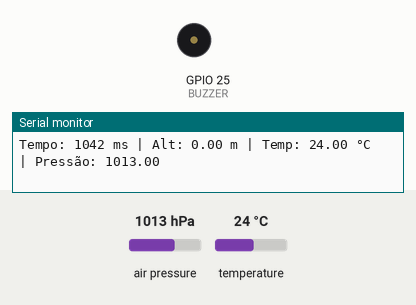
A sketch run on a simulated ESP32. Shown: buzzer (waves = sounding), the last lines printed to the serial monitor. The inputs (shaded band) are chosen by the test bench; at power-on: air pressure 1013 hPa, temperature 24 °C. Storage starts empty.

Above: at 8.7 s.
8.8 s: air pressure set to 1025 hPa
At 10.63 s:
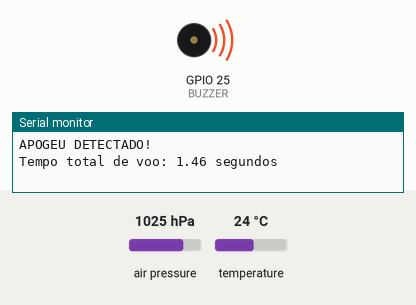
Timing chart, 0 to 12.9 s (numbered marks = the images above; inputs shaded):
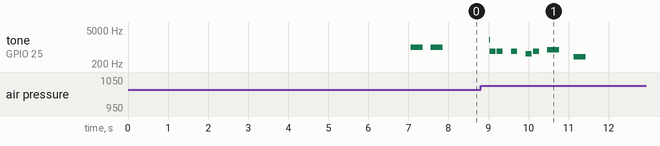

Measured:
- after the input at 8.8 s, tone on GPIO 25 (BUZZER): plays 2000 Hz for 0.01 s, 660 Hz for 0.15 s, 660 Hz for 0.15 s, 660 Hz for 0.15 s, 520 Hz for 0.15 s, 660 Hz for 0.15 s … (8 notes in this stretch), starting after 0.22 s
- by itself, tone on GPIO 25 (BUZZER): alternates 1000 Hz for 0.30 s and silent for 0.20 s, 4 changes in all, then stays silent

The sketch:

foguete_um_estagio__2_.ino
```cpp
#include <Adafruit_BMP280.h>
#include <LittleFS.h>
#include <Wire.h>

// ========== PINOS ==========
#define BUZZER 25
// SERVO_PIN removido: não há mais separação de estágio nem
// acionamento de paraquedas pelo ESP32 (ejeção agora é mecânica/independente)

// ========== MELODIA (Super Mario) ==========
int notas[] = {
  660, 660, 0, 660, 0, 520, 660, 0,
  784, 0, 392, 0
};
int duracoes[] = {
  150, 150, 150, 150, 150, 150, 150, 150,
  300, 300, 300, 300
};

// ========== OBJETOS ==========
Adafruit_BMP280 bmp;
File arquivo;

// ========== VARIÁVEIS DE VOO ==========
float pressaoReferencia = 1013.25;   // será atualizada no setup com a pressão real
float altitudeBase = 0;
float altitudeAtual = 0;
float altitudeAnterior = 0;
float altitudeMaxima = 0;
int contadorQueda = 0;
const int QUEDAS_PARA_APOGEU = 3;
const float DELTA_APOGEU = 1.0;       // 1 metro de queda para considerar
bool apogeuDetectado = false;
bool pousou = false;
unsigned long tempoInicio = 0;
int numeroVoo = 0;                    // para gerar nome único do arquivo

// ========== DETECÇÃO DE DECOLAGEM ==========
// Serve para marcar no CSV onde termina a espera (chave ligada, foguete
// ainda na base) e começa o voo de fato (depois de puxar a cordinha).
bool decolagemDetectada = false;
int contadorSubida = 0;
const int SUBIDAS_PARA_DECOLAGEM = 3;     // leituras seguidas confirmando subida
const float DELTA_DECOLAGEM = 1.5;        // metros de subida em relação à base para considerar decolagem

// ========== FUNÇÃO PARA TOCAR MELODIA ==========
void tocarMelodia() {
  int totalNotas = sizeof(notas) / sizeof(notas[0]);
  for (int i = 0; i < totalNotas; i++) {
    if (notas[i] == 0) {
      noTone(BUZZER);
    } else {
      tone(BUZZER, notas[i], duracoes[i]);
    }
    delay(duracoes[i] + 30);
    noTone(BUZZER);
  }
}

// ========== SETUP ==========
void setup() {
  Serial.begin(115200);
  delay(3000);

  pinMode(BUZZER, OUTPUT);
  // Servo removido: nada para anexar/posicionar aqui

  Wire.begin(21, 22);

  // Inicializa BMP280
  Serial.println("Iniciando BMP280...");
  if (!bmp.begin(0x77)) {
    Serial.println("BMP280 NAO encontrado! Verifique a ligacao.");
    while (1);
  }
  Serial.println("BMP280 OK!");

  bmp.setSampling(Adafruit_BMP280::MODE_NORMAL,
                  Adafruit_BMP280::SAMPLING_X1,
                  Adafruit_BMP280::SAMPLING_X1,
                  Adafruit_BMP280::FILTER_OFF,
                  Adafruit_BMP280::STANDBY_MS_500);

  // Inicializa LittleFS
  if (!LittleFS.begin(true)) {
    Serial.println("Erro ao iniciar LittleFS!");
    while (1);
  }
  Serial.println("LittleFS OK!");

  // Gera nome único para o arquivo (voo_0.csv, voo_1.csv, ...)
  // Lê o último número usado de um arquivo de controle
  File controle = LittleFS.open("/contador.txt", "r");
  if (controle) {
    numeroVoo = controle.parseInt();
    controle.close();
  }
  numeroVoo++;
  controle = LittleFS.open("/contador.txt", "w");
  if (controle) {
    controle.println(numeroVoo);
    controle.close();
  }

  String nomeArquivo = "/voo_" + String(numeroVoo) + ".csv";
  arquivo = LittleFS.open(nomeArquivo.c_str(), "w");
  if (arquivo) {
    arquivo.println("tempo_ms,altitude_m,temperatura_c,pressao_hpa,status");
    Serial.print("Arquivo criado: ");
    Serial.println(nomeArquivo);
  } else {
    Serial.println("Erro ao criar arquivo de log!");
  }

  // ===== CALIBRAÇÃO USANDO PRESSÃO REAL =====
  Serial.println("Calibrando altitude do solo...");
  delay(2000);

  // 1) Mede a pressão ambiente real (média de 10 leituras)
  float somaPressao = 0;
  for (int i = 0; i < 10; i++) {
    somaPressao += bmp.readPressure() / 100.0F;
    delay(100);
  }
  pressaoReferencia = somaPressao / 10.0;
  Serial.print("Pressão de referência (hPa): ");
  Serial.println(pressaoReferencia);

  // 2) Calcula a altitude base (altitude do solo) usando essa pressão real
  float somaBase = 0;
  for (int i = 0; i < 10; i++) {
    somaBase += bmp.readAltitude(pressaoReferencia);
    delay(100);
  }
  altitudeBase = somaBase / 10.0;
  altitudeAnterior = 0;
  altitudeMaxima = 0;
  Serial.print("Altitude base (m): ");
  Serial.println(altitudeBase);

  // Sinal sonoro de pronto
  tone(BUZZER, 1000, 300);
  delay(500);
  tone(BUZZER, 1000, 300);

  Serial.println("Sistema pronto! Aguardando lancamento...");
  tempoInicio = millis();
}

// ========== LOOP PRINCIPAL ==========
void loop() {
  if (pousou) return;  // já pousou, não faz mais nada

  // --- LEITURA DO SENSOR COM VERIFICAÇÃO DE ERRO ---
  float pressao = bmp.readPressure() / 100.0F;   // hPa
  float temperatura = bmp.readTemperature();     // °C
  float rawAltitude = bmp.readAltitude(pressaoReferencia);  // altitude absoluta

  // Se qualquer leitura for inválida, pula este ciclo
  if (isnan(rawAltitude) || isnan(temperatura) || isnan(pressao)) {
    Serial.println("ERRO: Leitura inválida do sensor! Ignorando...");
    delay(100);
    return;
  }

  altitudeAtual = rawAltitude - altitudeBase;   // altitude relativa ao solo
  unsigned long tempoAtual = millis() - tempoInicio;

  // Suavização com média móvel simples (filtro de 2 pontos)
  float mediaAtual = (altitudeAtual + altitudeAnterior) / 2.0;

  // --- DETECÇÃO DE DECOLAGEM ---
  // Enquanto o foguete está parado na base (chave ligada, aguardando a
  // cordinha), a altitude fica oscilando perto de 0. Quando subir de forma
  // consistente, marcamos a decolagem para diferenciar "espera" de "voo".
  if (!decolagemDetectada) {
    if (mediaAtual > DELTA_DECOLAGEM) {
      contadorSubida++;
      if (contadorSubida >= SUBIDAS_PARA_DECOLAGEM) {
        decolagemDetectada = true;
        Serial.println("DECOLAGEM DETECTADA!");
        tone(BUZZER, 1500, 200);   // bipe curto avisando que o voo começou
      }
    } else {
      contadorSubida = 0;   // reset se foi só ruído, não subida real
    }
  }

  // --- DEFINE O STATUS DESTA LINHA PARA O CSV ---
  String status;
  if (pousou) {
    status = "POUSO";
  } else if (apogeuDetectado) {
    status = "VOO";
  } else if (decolagemDetectada && contadorSubida == SUBIDAS_PARA_DECOLAGEM) {
    status = "DECOLAGEM";   // marca só a linha exata em que foi confirmada
  } else if (decolagemDetectada) {
    status = "VOO";
  } else {
    status = "AGUARDANDO";  // ainda na base, esperando a cordinha
  }

  // --- SALVA DADOS NO ARQUIVO (COM FLUSH) ---
  if (arquivo) {
    arquivo.print(tempoAtual);    arquivo.print(",");
    arquivo.print(altitudeAtual); arquivo.print(",");
    arquivo.print(temperatura);   arquivo.print(",");
    arquivo.print(pressao);       arquivo.print(",");
    arquivo.println(status);
    arquivo.flush();   // grava fisicamente no flash a cada leitura
  }

  // --- MONITOR SERIAL (DEBUG) ---
  Serial.print("Tempo: ");      Serial.print(tempoAtual);
  Serial.print(" ms | Alt: ");  Serial.print(altitudeAtual);
  Serial.print(" m | Temp: ");  Serial.print(temperatura);
  Serial.print(" °C | Pressão: "); Serial.println(pressao);

  // --- DETECÇÃO DE APOGEU (robusta) ---
  if (mediaAtual > altitudeMaxima) altitudeMaxima = mediaAtual;

  if (!apogeuDetectado) {
    if (mediaAtual < altitudeMaxima - DELTA_APOGEU) {
      contadorQueda++;
      if (contadorQueda >= QUEDAS_PARA_APOGEU) {
        apogeuDetectado = true;
        Serial.println("APOGEU DETECTADO!");
        // Servo removido: a ejeção do paraquedas agora é mecânica/independente
        // do ESP32. Aqui só registramos o evento e damos o bipe sonoro.
        tone(BUZZER, 2000, 500);       // bipe de confirmação
      }
    } else {
      contadorQueda = 0;   // reset se ainda não caiu de fato
    }
  }

  altitudeAnterior = mediaAtual;

  // --- DETECÇÃO DE POUSO ---
  if (apogeuDetectado && altitudeAtual < 1.0) {
    pousou = true;
    unsigned long tempoTotal = millis() - tempoInicio;
    float tempoSegundos = tempoTotal / 1000.0;
    Serial.print("Tempo total de voo: ");
    Serial.print(tempoSegundos);
    Serial.println(" segundos");

    // Registra o tempo total de voo no arquivo
    if (arquivo) {
      arquivo.print("Tempo total de voo (s):,");
      arquivo.println(tempoSegundos);
      arquivo.close();   // fecha o arquivo definitivamente
    }

    tocarMelodia();   // comemora com o Mario
  }

  delay(100);   // 10 Hz – suficiente para foguetes de pequeno porte
}
```
